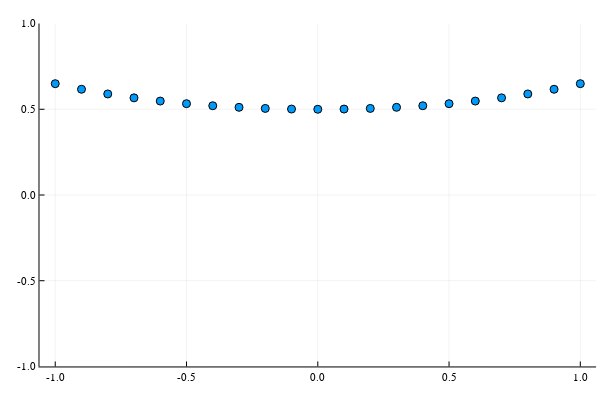

The cell this chart's notebook holds for it:
### Markdown cell above
In the previous function, we see an _outlier_ at $x=0$, this point is telling us that $f_1(x)$ at $x=0$ seems to be $0$.
Is this real or it is an artifact?

**In Julia we dont see the artifact? For x=0 value of f(x) is NaN**

Let's look at the plot of $f_2(x)$ in the same range.

### Code cell
scatter(x,f2.(x),grid=true,logspacgridalpha=0.8,legend=false,ylim=[-1,1])

### Figure 1 — Plotly figure (JSON) as saved in the notebook; plotly's stock layout.template omitted (floating-point values rounded to 4 significant figures)
{"data": [{"colorbar": {"title": ""}, "legendgroup": "y1", "logspacgridalpha": 0.8, "marker": {"color": "rgba(0, 154, 250, 1.000)", "line": {"color": "rgba(0, 0, 0, 1.000)", "width": 1}, "size": 8, "symbol": "circle"}, "mode": "markers", "name": "y1", "showlegend": true, "type": "scatter", "x": [-1, -0.9, -0.8, -0.7, -0.6, -0.5, -0.4, -0.3, -0.2, -0.1, 0, 0.1, 0.2, 0.3, 0.4, 0.5, 0.6, 0.7, 0.8, 0.9, 1], "xaxis": "x", "y": [0.6492, 0.6167, 0.5894, 0.5666, 0.5478, 0.5326, 0.5205, 0.5114, 0.505, 0.5013, 0.5, 0.5013, 0.505, 0.5114, 0.5205, 0.5326, 0.5478, 0.5666, 0.5894, 0.6167, 0.6492], "yaxis": "y", "zmax": null, "zmin": null}], "layout": {"annotations": [], "height": 400, "margin": {"b": 20, "l": 0, "r": 0, "t": 20}, "paper_bgcolor": "rgba(255, 255, 255, 1.000)", "plot_bgcolor": "rgba(255, 255, 255, 1.000)", "showlegend": false, "width": 600, "xaxis": {"anchor": "y", "domain": [0.06582, 0.9934], "gridcolor": "rgba(0, 0, 0, 0.100)", "gridwidth": 0.5, "linecolor": "rgba(0, 0, 0, 1.000)", "mirror": false, "range": [-1.06, 1.06], "showgrid": true, "showline": true, "showticklabels": true, "tickangle": 0, "tickcolor": "rgb(0, 0, 0)", "tickfont": {"color": "rgba(0, 0, 0, 1.000)", "family": "sans-serif", "size": 11}, "tickmode": "array", "ticks": "inside", "ticktext": ["-1.0", "-0.5", "0.0", "0.5", "1.0"], "tickvals": [-1, -0.5, 0, 0.5, 1], "title": "", "titlefont": {"color": "rgba(0, 0, 0, 1.000)", "family": "sans-serif", "size": 15}, "type": "-", "visible": true, "zeroline": false, "zerolinecolor": "rgba(0, 0, 0, 1.000)"}, "yaxis": {"anchor": "x", "domain": [0.03762, 0.9902], "gridcolor": "rgba(0, 0, 0, 0.100)", "gridwidth": 0.5, "linecolor": "rgba(0, 0, 0, 1.000)", "mirror": false, "range": [-1, 1], "showgrid": true, "showline": true, "showticklabels": true, "tickangle": 0, "tickcolor": "rgb(0, 0, 0)", "tickfont": {"color": "rgba(0, 0, 0, 1.000)", "family": "sans-serif", "size": 11}, "tickmode": "array", "ticks": "inside", "ticktext": ["-1.0", "-0.5", "0.0", "0.5", "1.0"], "tickvals": [-1, -0.5, 0, 0.5, 1], "title": "", "titlefont": {"color": "rgba(0, 0, 0, 1.000)", "family": "sans-serif", "size": 15}, "type": "-", "visible": true, "zeroline": false, "zerolinecolor": "rgba(0, 0, 0, 1.000)"}}}
